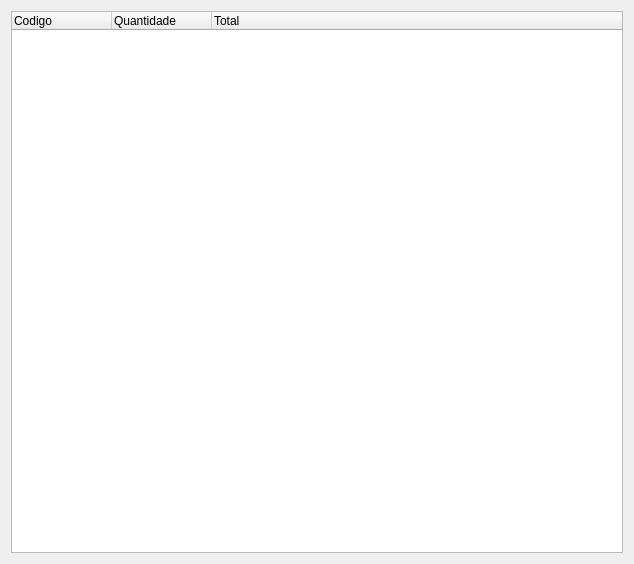
<?xml version="1.0" encoding="UTF-8"?>
<ui version="4.0">
 <class>Form</class>
 <widget class="QWidget" name="Form">
  <property name="geometry">
   <rect>
    <x>0</x>
    <y>0</y>
    <width>634</width>
    <height>564</height>
   </rect>
  </property>
  <property name="windowTitle">
   <string>Form</string>
  </property>
  <layout class="QVBoxLayout" name="verticalLayout">
   <item>
    <widget class="QTreeWidget" name="sells_index">
     <property name="sortingEnabled">
      <bool>false</bool>
     </property>
     <property name="animated">
      <bool>false</bool>
     </property>
     <column>
      <property name="text">
       <string>Codigo</string>
      </property>
     </column>
     <column>
      <property name="text">
       <string>Quantidade</string>
      </property>
     </column>
     <column>
      <property name="text">
       <string>Total</string>
      </property>
     </column>
    </widget>
   </item>
  </layout>
 </widget>
 <resources/>
 <connections/>
</ui>
